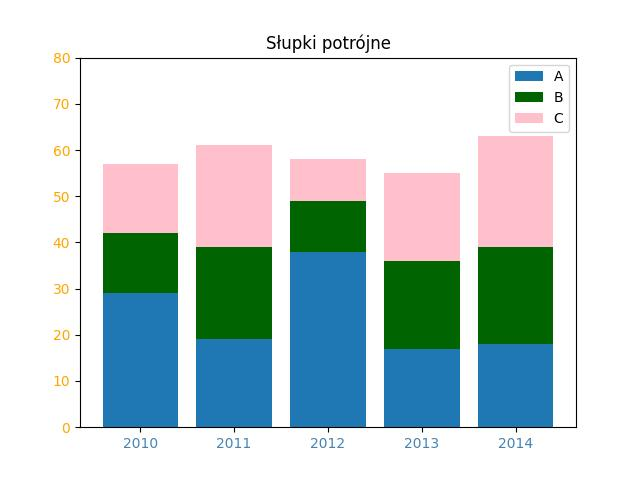

Source code (Python):
import numpy as np
import matplotlib.pyplot as plt

blue = np.array([29, 19, 38, 17, 18])
green = np.array([13, 20, 11, 19, 21])
pink = np.array([15, 22, 9, 19, 24])
x = np.arange(2010,2015)
plt.bar(x, blue, color='tab:blue', label='A')
plt.bar(x, green, color='darkgreen', label='B', bottom=blue)
plt.bar(x, pink, color='pink', label='C', bottom=blue+green)
plt.legend()
plt.title('Słupki potrójne')
plt.ylim(0,80)
plt.yticks(np.arange(0, 81, 10), color='orange')
plt.xticks(x, color='steelblue')
plt.savefig('zad1.jpg')
plt.show()